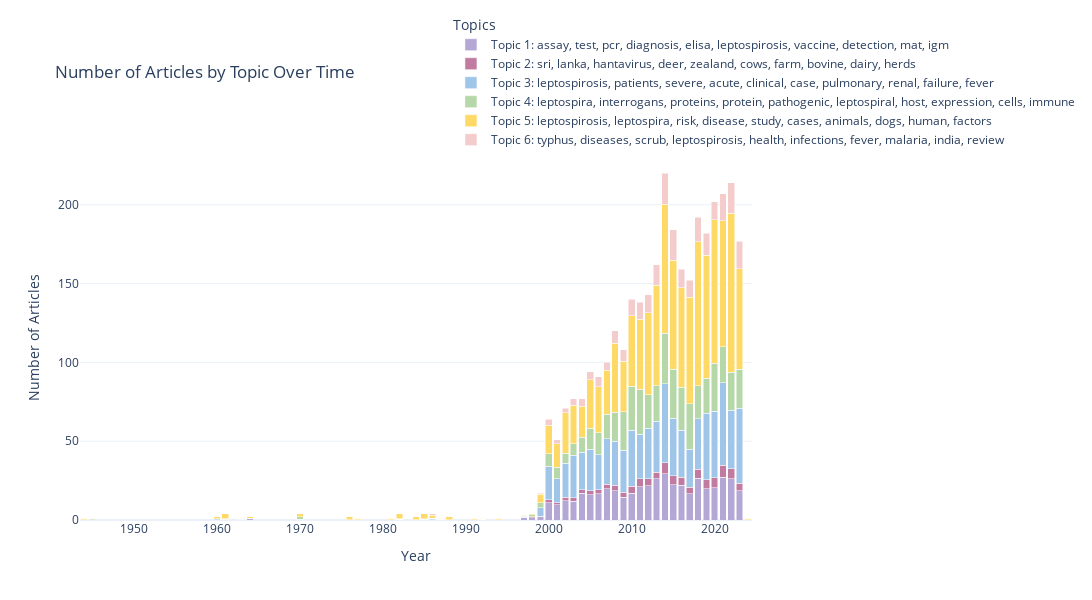

The cell this chart's notebook holds for it:
### Code cell
# Muted/soft colors for the line plot
color_sequence = [
    '#b4a7d6',  # Light Purple
    '#c27ba0',  # Greige (Grayish Beige)
    '#9fc5e8',  # Light Blue
    '#b6d7a8',  # Light Green
    '#ffd966',  # Dark Yellow
    '#f4cccc',  # Light Pink
    '#ce7e00',  # Dark Brown
    '#d9d9d6',  # Light Gray
    '#444444',  # Dark Gray
    '#a52a2a',  # Brown
]

# Extracting the top words for each topic
feature_names = tfidf_vectorizer.get_feature_names_out()
topic_words = []
for topic_idx, topic in enumerate(lda.components_):
    top_words_idx = topic.argsort()[:-11:-1]  # Get top 10 words for each topic
    top_words = [feature_names[i] for i in top_words_idx]
    topic_words.append(top_words)

# Topic summaries (short descriptions based on top words)
topic_summaries = {}
for i, words in enumerate(topic_words):
    summary = f"Topic {i+1}: " + ", ".join(words)  # Create summary from top 10 words
    topic_summaries[i] = summary
    print(summary)

# Group the topic distribution by year and calculate the total number of articles per topic per year
articles_df['Year'] = articles_df['Year'].astype(int)

topic_by_year = pd.DataFrame(topic_distribution, columns=[f'Topic {i+1}' for i in range(lda.n_components)])
topic_by_year['Year'] = articles_df['Year']
topic_by_year_count = topic_by_year.groupby('Year').sum()  # Total number of articles for each topic per year

# Calculate total articles per year
total_articles_per_year = topic_by_year_count.sum(axis=1)

"""
Stacked Bar Plot:
Total number of articles for each topic by year
"""
# Create the bar plot with actual article counts (not proportions)
fig = px.bar(
    topic_by_year_count,
    x=topic_by_year_count.index,
    y=topic_by_year_count.columns,
    labels={"x": "Year", "value": "Number of Articles", "variable": "Topics"},
    title="Number of Articles by Topic Over Time",
    template="plotly_white",
    color_discrete_sequence=color_sequence  # Apply the custom muted color sequence directly
)

# Update the hover info to show the topic summary on hover
for i, col in enumerate(topic_by_year_count.columns):
    fig.data[i].name = topic_summaries[i]  # Assign topic summaries as hover labels

# Customize layout
fig.update_layout(
    xaxis_title="Year",
    yaxis_title="Number of Articles",
    barmode='stack',
    hovermode='x unified',
    width=1200,
    height=600,
    legend=dict(
      yanchor='bottom',
      xanchor='center'
  )
)

fig.show()


print(topic_by_year_count)

### Figure 1 — Plotly figure (JSON) as saved in the notebook; plotly's stock layout.template omitted (floating-point values rounded to 4 significant figures)
{"data": [{"alignmentgroup": "True", "hovertemplate": "Topics=Topic 1<br>Year=%{x}<br>Number of Articles=%{y}<extra></extra>", "legendgroup": "Topic 1", "marker": {"color": "#b4a7d6", "pattern": {"shape": ""}}, "name": "Topic 1: assay, test, pcr, diagnosis, elisa, leptospirosis, vaccine, detection, mat, igm", "offsetgroup": "Topic 1", "orientation": "v", "showlegend": true, "textposition": "auto", "type": "bar", "x": [1944, 1945, 1960, 1961, 1963, 1964, 1970, 1976, 1977, 1981, 1982, 1984, 1985, 1986, 1987, 1988, 1991, 1992, 1994, 1997, 1998, 1999, 2000, 2001, 2002, 2003, 2004, 2005, 2006, 2007, 2008, 2009, 2010, 2011, 2012, 2013, 2014, 2015, 2016, 2017, 2018, 2019, 2020, 2021, 2022, 2023, 2024], "xaxis": "x", "y": [0.02781, 0.1577, 0.05411, 0.107, 0.02829, 0.8942, 0.1334, 0.06635, 0.03206, 0.0295, 0.3458, 0.04181, 0.3686, 0.1211, 0.4648, 0.05059, 0.02137, 0.3652, 0.02913, 1.322, 1.583, 2.003, 10.96, 9.573, 12.36, 11.99, 17.01, 16.13, 16.56, 19.94, 18.48, 14.47, 16.86, 21.11, 21.71, 26.02, 29.44, 22.48, 21.96, 16.61, 26.44, 19.78, 20.47, 27.24, 26.08, 18.43, 0.03298], "yaxis": "y"}, {"alignmentgroup": "True", "hovertemplate": "Topics=Topic 2<br>Year=%{x}<br>Number of Articles=%{y}<extra></extra>", "legendgroup": "Topic 2", "marker": {"color": "#c27ba0", "pattern": {"shape": ""}}, "name": "Topic 2: sri, lanka, hantavirus, deer, zealand, cows, farm, bovine, dairy, herds", "offsetgroup": "Topic 2", "orientation": "v", "showlegend": true, "textposition": "auto", "type": "bar", "x": [1944, 1945, 1960, 1961, 1963, 1964, 1970, 1976, 1977, 1981, 1982, 1984, 1985, 1986, 1987, 1988, 1991, 1992, 1994, 1997, 1998, 1999, 2000, 2001, 2002, 2003, 2004, 2005, 2006, 2007, 2008, 2009, 2010, 2011, 2012, 2013, 2014, 2015, 2016, 2017, 2018, 2019, 2020, 2021, 2022, 2023, 2024], "xaxis": "x", "y": [0.02752, 0.03095, 0.0534, 0.1064, 0.0281, 0.05433, 0.132, 0.06597, 0.03274, 0.02939, 0.1003, 0.04095, 0.1021, 0.1215, 0.02328, 0.05027, 0.02104, 0.03233, 0.02893, 0.08027, 0.4357, 0.5065, 1.753, 1.343, 1.933, 2.183, 2.176, 2.57, 2.478, 2.877, 3.413, 3.09, 4.522, 4.951, 4.345, 4.33, 6.73, 5.56, 5.075, 4.032, 5.824, 5.747, 6.386, 7.36, 6.366, 4.98, 0.03266], "yaxis": "y"}, {"alignmentgroup": "True", "hovertemplate": "Topics=Topic 3<br>Year=%{x}<br>Number of Articles=%{y}<extra></extra>", "legendgroup": "Topic 3", "marker": {"color": "#9fc5e8", "pattern": {"shape": ""}}, "name": "Topic 3: leptospirosis, patients, severe, acute, clinical, case, pulmonary, renal, failure, fever", "offsetgroup": "Topic 3", "orientation": "v", "showlegend": true, "textposition": "auto", "type": "bar", "x": [1944, 1945, 1960, 1961, 1963, 1964, 1970, 1976, 1977, 1981, 1982, 1984, 1985, 1986, 1987, 1988, 1991, 1992, 1994, 1997, 1998, 1999, 2000, 2001, 2002, 2003, 2004, 2005, 2006, 2007, 2008, 2009, 2010, 2011, 2012, 2013, 2014, 2015, 2016, 2017, 2018, 2019, 2020, 2021, 2022, 2023, 2024], "xaxis": "x", "y": [0.02809, 0.03218, 0.5656, 0.108, 0.4368, 0.05551, 0.1362, 0.06648, 0.03194, 0.02971, 0.09993, 0.04142, 0.1048, 0.7785, 0.02345, 0.05074, 0.02392, 0.03288, 0.02923, 0.483, 0.1329, 5.226, 21.27, 15.33, 21.59, 26.88, 23.78, 26.21, 22.5, 28.76, 28.0, 26.81, 35.46, 28.26, 32.04, 32.19, 50.42, 36.52, 29.96, 24.13, 31.95, 42.21, 42.28, 52.34, 37.19, 47.34, 0.03383], "yaxis": "y"}, {"alignmentgroup": "True", "hovertemplate": "Topics=Topic 4<br>Year=%{x}<br>Number of Articles=%{y}<extra></extra>", "legendgroup": "Topic 4", "marker": {"color": "#b6d7a8", "pattern": {"shape": ""}}, "name": "Topic 4: leptospira, interrogans, proteins, protein, pathogenic, leptospiral, host, expression, cells, immune", "offsetgroup": "Topic 4", "orientation": "v", "showlegend": true, "textposition": "auto", "type": "bar", "x": [1944, 1945, 1960, 1961, 1963, 1964, 1970, 1976, 1977, 1981, 1982, 1984, 1985, 1986, 1987, 1988, 1991, 1992, 1994, 1997, 1998, 1999, 2000, 2001, 2002, 2003, 2004, 2005, 2006, 2007, 2008, 2009, 2010, 2011, 2012, 2013, 2014, 2015, 2016, 2017, 2018, 2019, 2020, 2021, 2022, 2023, 2024], "xaxis": "x", "y": [0.1993, 0.7168, 0.05376, 0.3413, 0.4502, 0.0548, 1.737, 0.06708, 0.03184, 0.02947, 0.09954, 0.04199, 0.121, 0.1207, 0.02361, 0.05047, 0.02122, 0.0326, 0.02914, 0.5212, 1.134, 3.063, 7.944, 7.203, 6.577, 7.295, 9.517, 13.36, 13.89, 15.38, 18.61, 24.33, 28.07, 28.75, 21.5, 22.7, 31.8, 31.03, 27.23, 29.07, 21.1, 22.06, 30.17, 23.05, 24.06, 24.88, 0.03422], "yaxis": "y"}, {"alignmentgroup": "True", "hovertemplate": "Topics=Topic 5<br>Year=%{x}<br>Number of Articles=%{y}<extra></extra>", "legendgroup": "Topic 5", "marker": {"color": "#ffd966", "pattern": {"shape": ""}}, "name": "Topic 5: leptospirosis, leptospira, risk, disease, study, cases, animals, dogs, human, factors", "offsetgroup": "Topic 5", "orientation": "v", "showlegend": true, "textposition": "auto", "type": "bar", "x": [1944, 1945, 1960, 1961, 1963, 1964, 1970, 1976, 1977, 1981, 1982, 1984, 1985, 1986, 1987, 1988, 1991, 1992, 1994, 1997, 1998, 1999, 2000, 2001, 2002, 2003, 2004, 2005, 2006, 2007, 2008, 2009, 2010, 2011, 2012, 2013, 2014, 2015, 2016, 2017, 2018, 2019, 2020, 2021, 2022, 2023, 2024], "xaxis": "x", "y": [0.6897, 0.03125, 1.219, 3.178, 0.02835, 0.8868, 1.729, 1.668, 0.8396, 0.8524, 3.255, 1.793, 3.201, 2.002, 0.4415, 1.747, 0.8914, 0.5045, 0.8545, 0.5123, 0.5809, 5.692, 18.2, 15.04, 25.71, 24.56, 19.74, 30.62, 29.23, 28.1, 43.58, 32.15, 44.81, 44.39, 51.94, 63.55, 81.98, 69.3, 63.19, 67.65, 91.28, 78.32, 91.18, 79.79, 100.8, 63.84, 0.8335], "yaxis": "y"}, {"alignmentgroup": "True", "hovertemplate": "Topics=Topic 6<br>Year=%{x}<br>Number of Articles=%{y}<extra></extra>", "legendgroup": "Topic 6", "marker": {"color": "#f4cccc", "pattern": {"shape": ""}}, "name": "Topic 6: typhus, diseases, scrub, leptospirosis, health, infections, fever, malaria, india, review", "offsetgroup": "Topic 6", "orientation": "v", "showlegend": true, "textposition": "auto", "type": "bar", "x": [1944, 1945, 1960, 1961, 1963, 1964, 1970, 1976, 1977, 1981, 1982, 1984, 1985, 1986, 1987, 1988, 1991, 1992, 1994, 1997, 1998, 1999, 2000, 2001, 2002, 2003, 2004, 2005, 2006, 2007, 2008, 2009, 2010, 2011, 2012, 2013, 2014, 2015, 2016, 2017, 2018, 2019, 2020, 2021, 2022, 2023, 2024], "xaxis": "x", "y": [0.02763, 0.0311, 0.05385, 0.1594, 0.02822, 0.05443, 0.1326, 0.06617, 0.03184, 0.02955, 0.09952, 0.04095, 0.1022, 0.8564, 0.02334, 0.05059, 0.02106, 0.03246, 0.02905, 0.08117, 0.1333, 0.5095, 3.867, 2.503, 2.827, 4.095, 4.774, 5.109, 6.332, 4.932, 7.916, 7.146, 10.27, 10.54, 11.46, 13.21, 19.62, 19.11, 11.58, 10.52, 15.4, 13.89, 11.51, 17.22, 19.52, 17.53, 0.03276], "yaxis": "y"}], "layout": {"barmode": "stack", "height": 600, "hovermode": "x unified", "legend": {"title": {"text": "Topics"}, "tracegroupgap": 0, "xanchor": "center", "yanchor": "bottom"}, "title": {"text": "Number of Articles by Topic Over Time"}, "width": 1200, "xaxis": {"anchor": "y", "domain": [0, 1], "title": {"text": "Year"}}, "yaxis": {"anchor": "x", "domain": [0, 1], "title": {"text": "Number of Articles"}}}}
